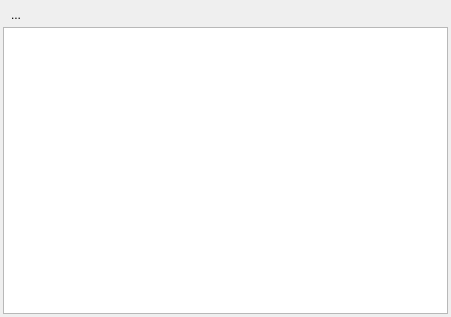
<?xml version="1.0" encoding="UTF-8"?>
<ui version="4.0">
 <class>PreviewDialog</class>
 <widget class="QWidget" name="PreviewDialog">
  <property name="geometry">
   <rect>
    <x>0</x>
    <y>0</y>
    <width>451</width>
    <height>317</height>
   </rect>
  </property>
  <layout class="QVBoxLayout" name="verticalLayout">
   <property name="spacing">
    <number>1</number>
   </property>
   <property name="leftMargin">
    <number>3</number>
   </property>
   <property name="topMargin">
    <number>3</number>
   </property>
   <property name="rightMargin">
    <number>3</number>
   </property>
   <property name="bottomMargin">
    <number>3</number>
   </property>
   <item>
    <widget class="QFrame" name="frame">
     <property name="frameShadow">
      <enum>QFrame::Raised</enum>
     </property>
     <layout class="QHBoxLayout" name="horizontalLayout">
      <property name="spacing">
       <number>1</number>
      </property>
      <property name="leftMargin">
       <number>1</number>
      </property>
      <property name="topMargin">
       <number>1</number>
      </property>
      <property name="rightMargin">
       <number>1</number>
      </property>
      <property name="bottomMargin">
       <number>1</number>
      </property>
      <item>
       <widget class="QToolButton" name="toolButton">
        <property name="toolTip">
         <string>Word wrap</string>
        </property>
        <property name="text">
         <string>...</string>
        </property>
        <property name="icon">
         <iconset resource="../../images/images.qrc">
          <normaloff>:/qf/gui/images/wordwrap.png</normaloff>:/qf/gui/images/wordwrap.png</iconset>
        </property>
        <property name="checkable">
         <bool>true</bool>
        </property>
        <property name="autoRaise">
         <bool>true</bool>
        </property>
       </widget>
      </item>
      <item>
       <spacer name="horizontalSpacer">
        <property name="orientation">
         <enum>Qt::Horizontal</enum>
        </property>
        <property name="sizeHint" stdset="0">
         <size>
          <width>40</width>
          <height>20</height>
         </size>
        </property>
       </spacer>
      </item>
     </layout>
    </widget>
   </item>
   <item>
    <widget class="QTextEdit" name="textEdit">
     <property name="lineWrapMode">
      <enum>QTextEdit::NoWrap</enum>
     </property>
    </widget>
   </item>
  </layout>
 </widget>
 <resources>
  <include location="../../images/images.qrc"/>
 </resources>
 <connections/>
</ui>
